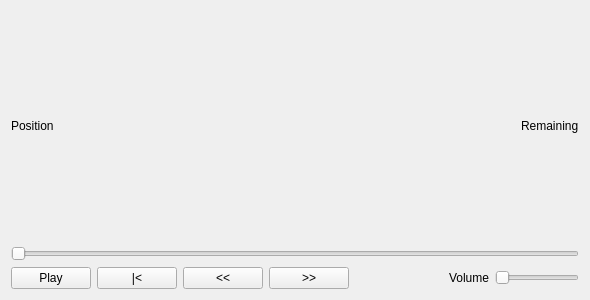
<?xml version="1.0" encoding="UTF-8"?>
<ui version="4.0">
 <class>MediaPlayerWidget</class>
 <widget class="QWidget" name="MediaPlayerWidget">
  <property name="geometry">
   <rect>
    <x>0</x>
    <y>0</y>
    <width>590</width>
    <height>300</height>
   </rect>
  </property>
  <property name="windowTitle">
   <string>Form</string>
  </property>
  <layout class="QVBoxLayout" name="verticalLayout">
   <item>
    <layout class="QVBoxLayout" name="layoutPlayer"/>
   </item>
   <item>
    <layout class="QHBoxLayout" name="horizontalLayout_4">
     <item>
      <widget class="QLabel" name="lblPosition">
       <property name="text">
        <string notr="true">Position</string>
       </property>
      </widget>
     </item>
     <item>
      <spacer name="horizontalSpacer_2">
       <property name="orientation">
        <enum>Qt::Horizontal</enum>
       </property>
       <property name="sizeHint" stdset="0">
        <size>
         <width>40</width>
         <height>20</height>
        </size>
       </property>
      </spacer>
     </item>
     <item>
      <widget class="QLabel" name="lblRemaining">
       <property name="text">
        <string notr="true">Remaining</string>
       </property>
      </widget>
     </item>
    </layout>
   </item>
   <item>
    <layout class="QHBoxLayout" name="horizontalLayout_5">
     <item>
      <widget class="QSlider" name="slideSeek">
       <property name="orientation">
        <enum>Qt::Horizontal</enum>
       </property>
      </widget>
     </item>
    </layout>
   </item>
   <item>
    <layout class="QHBoxLayout" name="horizontalLayout_3">
     <item>
      <layout class="QHBoxLayout" name="horizontalLayout">
       <item>
        <widget class="QPushButton" name="btnPlayPause">
         <property name="text">
          <string>Play</string>
         </property>
        </widget>
       </item>
       <item>
        <widget class="QPushButton" name="btnReset">
         <property name="text">
          <string notr="true">|&lt;</string>
         </property>
        </widget>
       </item>
       <item>
        <widget class="QPushButton" name="btnBack">
         <property name="text">
          <string notr="true">&lt;&lt;</string>
         </property>
        </widget>
       </item>
       <item>
        <widget class="QPushButton" name="btnForward">
         <property name="text">
          <string notr="true">&gt;&gt;</string>
         </property>
        </widget>
       </item>
      </layout>
     </item>
     <item>
      <spacer name="horizontalSpacer">
       <property name="orientation">
        <enum>Qt::Horizontal</enum>
       </property>
       <property name="sizeHint" stdset="0">
        <size>
         <width>40</width>
         <height>20</height>
        </size>
       </property>
      </spacer>
     </item>
     <item>
      <layout class="QHBoxLayout" name="horizontalLayout_2">
       <item>
        <widget class="QLabel" name="label">
         <property name="text">
          <string comment="Audio volume">Volume</string>
         </property>
        </widget>
       </item>
       <item>
        <widget class="QSlider" name="slideVolume">
         <property name="maximum">
          <number>100</number>
         </property>
         <property name="orientation">
          <enum>Qt::Horizontal</enum>
         </property>
        </widget>
       </item>
      </layout>
     </item>
    </layout>
   </item>
  </layout>
 </widget>
 <tabstops>
  <tabstop>btnBack</tabstop>
  <tabstop>slideSeek</tabstop>
  <tabstop>btnForward</tabstop>
  <tabstop>slideVolume</tabstop>
  <tabstop>btnPlayPause</tabstop>
 </tabstops>
 <resources/>
 <connections/>
</ui>
